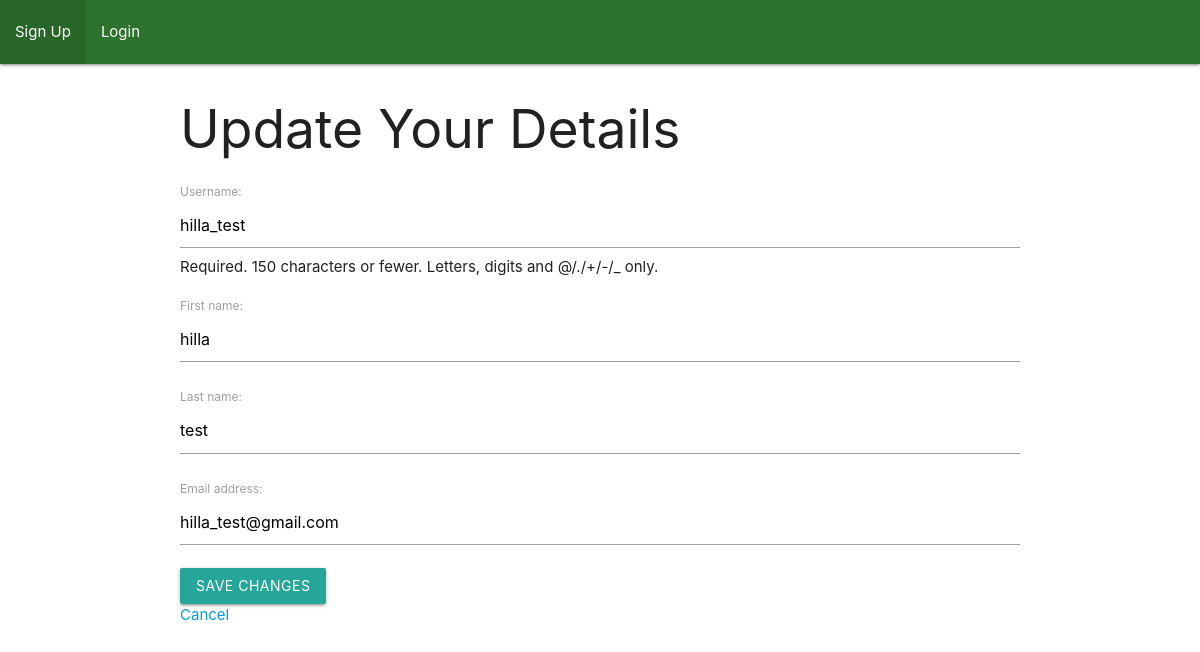
Page /update_user/2 on the committed database.
### orders/models.py (models this page shows)
class User(AbstractUser):
    def __str__(self):
        return self.username

### orders/views.py (the view)
# urls.py: path('update_user/<int:id>',views.update_user,name="update_user"),
def update_user(request, id):
    user = User.objects.get(id=id)
    if request.method == 'POST':
        form = EditUserForm(request.POST, instance=user)
        if form.is_valid():
            form.save()
            messages.success(request, "Your details has been updated.")
            return redirect('all_categories')
    else:
        form = EditUserForm(instance=user)
    return render(request, 'orders/update_user.html', {'form': form})

### orders/forms.py
class EditUserForm(UserChangeForm):
    password = None
    class Meta(UserChangeForm.Meta):
        fields = ('username', 'first_name', 'last_name', 'email')

### orders/templates/orders/update_user.html (shortened to what this page needs)
{% extends 'base.html' %}
{% block content %}
    <h2>Update Your Details</h2>
    <form method="POST" action="{% url 'update_user' id=request.user.id %}">
      {{ form.as_p }}
    <button class="waves-effect waves-light btn" type="submit">Save Changes</button>
  </form>
<a href="{% url 'all_categories' %}">Cancel</a>
{% endblock %}

### rows in the picture
User: username "hilla_test", first_name "hilla", last_name "test", email "hilla_test@gmail.com"
